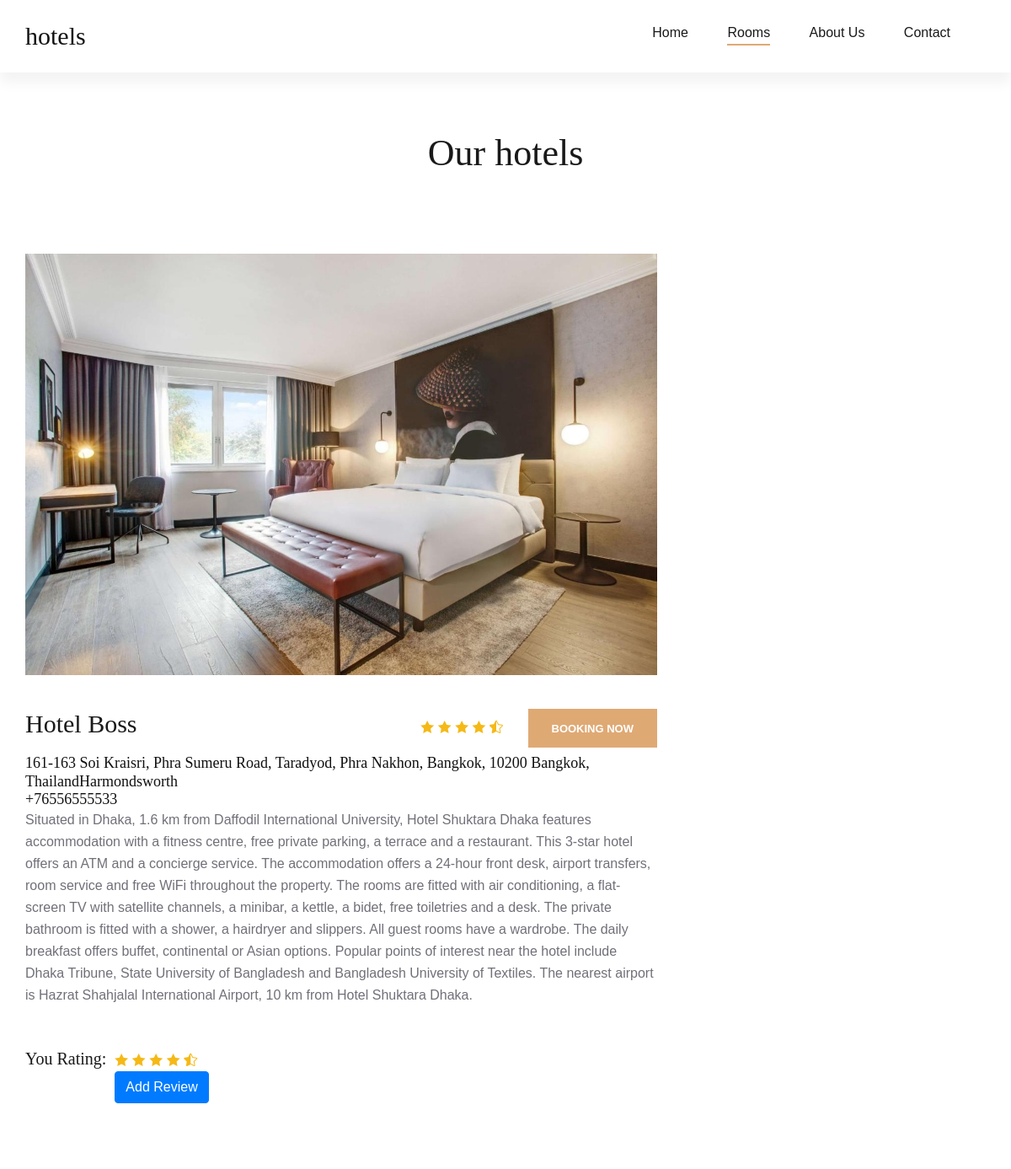
/hotel_pages/details/2/ (upper part), run on an earlier commit of the app's database.
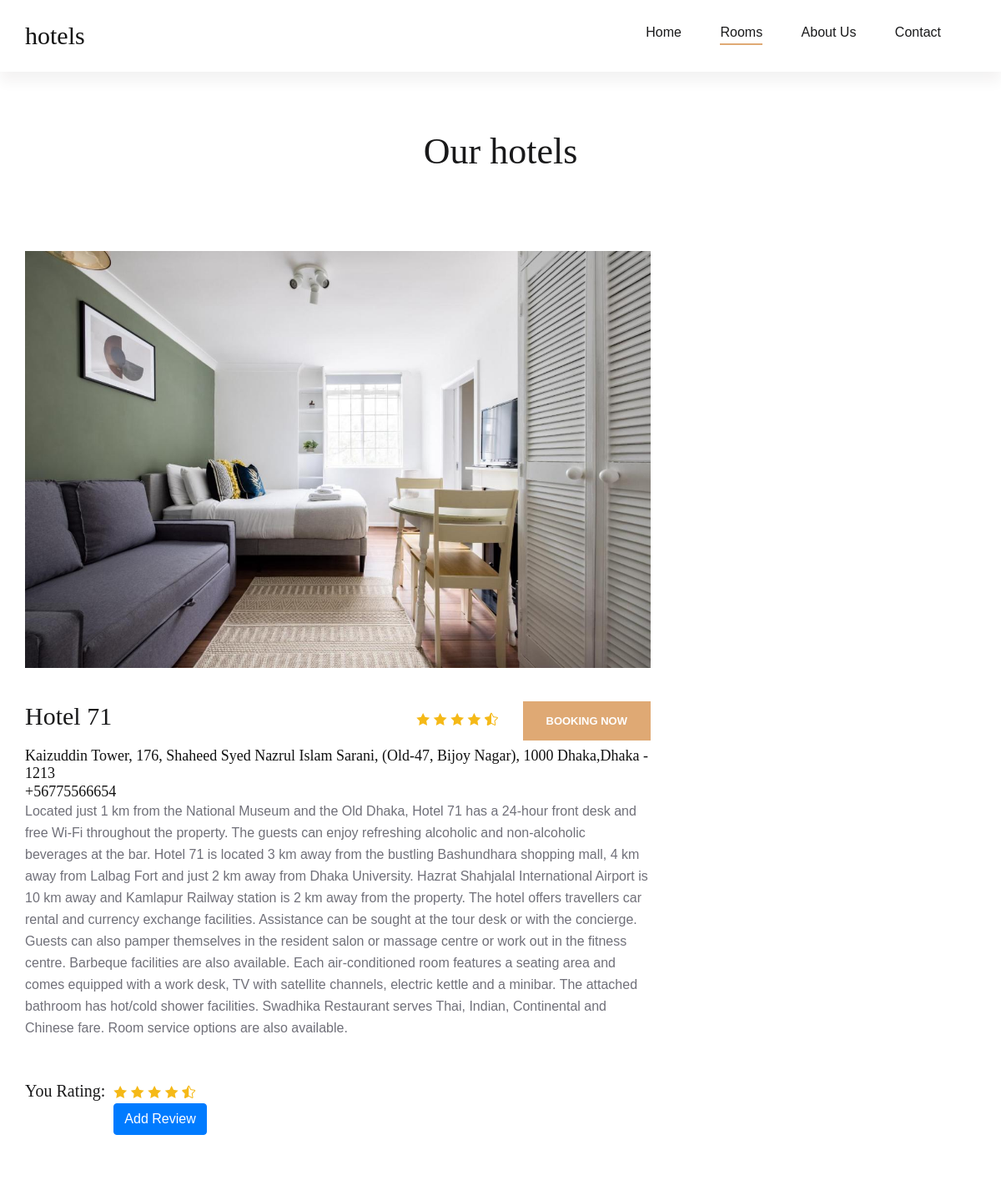
And on a later commit of the database.
### hotel_pages/models.py (models this page shows, shortened)
class Hotel(models.Model):
    Name = models.CharField(max_length=200)
    Address = models.CharField(max_length=200)
    City = models.CharField(max_length=200)
    Country = models.CharField(max_length=200)
    PhoneNumber = models.CharField(max_length=12)
    description = models.TextField()
    image = models.ImageField(upload_to='hotel/images/')
    url = models.URLField(blank=True)

### hotel_pages/views.py (the view)
# urls.py: path('details/<int:hotel_id>/', views.details, name='details'),
def details(request, hotel_id):
    hotel_details = get_object_or_404(Hotel, pk=hotel_id)
    reviews = Review.objects.filter(hotel=hotel_details)
    return render(request, 'hotel_pages/details.html', {'Hotel': hotel_details, 'reviews': reviews})

### hotel_pages/templates/hotel_pages/details.html (shortened to what this page needs)
{% load static %}
<!DOCTYPE html>
<html lang="zxx">
  <head>
    <link rel="stylesheet" href=" {% static "css/bootstrap.min.css" %}"
    type="text/css" /> <link rel="stylesheet" href=" {% static
    "css/font-awesome.min.css" %}" type="text/css" /> <link rel="stylesheet"
    href=" {% static "css/elegant-icons.css" %}" type="text/css" /> <link
    rel="stylesheet" href="{% static "css/flaticon.css" %}" type="text/css" />
    <link rel="stylesheet" href=" {% static "css/owl.carousel.min.css" %}"
    type="text/css" /> <link rel="stylesheet" href=" {% static
    "css/nice-select.css" %}" type="text/css" /> <link rel="stylesheet" href="
    {% static "css/jquery-ui.min.css" %}" type="text/css" /> <link
    rel="stylesheet" href=" {% static "css/magnific-popup.css" %}"
    type="text/css" /> <link rel="stylesheet" href=" {% static
    "css/slicknav.min.css" %}" type="text/css" /> <link rel="stylesheet" href="
    {% static "css/style.css" %}" type="text/css" />
  </head>
  <body>
    <header class="header-section header-normal">
      <div class="menu-item">
        <div class="container">
          <div class="row">
            <div class="col-lg-2">
              <div class="logo">
                <a href="./index.html">
                  <h3>hotels </h3>
                </a>
              </div>
            </div>
            <div class="col-lg-10">
              <div class="nav-menu">
                <nav class="mainmenu">
                  <ul>
                    <li><a href=" {% static "./index.html" %}">Home</a></li>
                    <li class="active"><a href=" {% static "./rooms.html" %}">Rooms</a></li>
                    <li><a href=" {% static "./about-us.html" %}">About Us</a></li>
                    <li><a href=" {% static "./contact.html" %}">Contact</a></li>
                  </ul>
                </nav>
              </div>
            </div>
          </div>
        </div>
      </div>
    </header>
    <div class="breadcrumb-section">
      <div class="container">
        <div class="row">
          <div class="col-lg-12">
            <div class="breadcrumb-text">
              <h2>Our hotels</h2>
            </div>
          </div>
        </div>
      </div>
    </div>
    <section class="room-details-section spad">
      <div class="container">
        <div class="row">
          <div class="col-lg-8">
            <div class="room-details-item">
              <img src=" {{Hotel.image.url}}" alt="" />
              <div class="rd-text">
                <div class="rd-title">
                  <h3>{{Hotel.Name}}</h3>
                  <div class="rdt-right">
                    <div class="rating">
                      <i class="icon_star"></i>
                      <i class="icon_star"></i>
                      <i class="icon_star"></i>
                      <i class="icon_star"></i>
                      <i class="icon_star-half_alt"></i>
                    </div>
                    <a href="#">Booking Now</a>
                  </div>
                </div>
                <h5>{{Hotel.Address}}{{Hotel.City}}</h5>
                <h5>{{Hotel.PhoneNumber}}</h5>
                <p class="f-para">
                  {{Hotel.description}}
                </p>
              </div>
            </div>
            <div class="review-add">
              <form action="#" class="ra-form">
                <div class="row">
                  <div class="col-lg-12">
                    <div>
                      <h5>You Rating:</h5>
                      <div class="rating">
                        <i class="icon_star"></i>
                        <i class="icon_star"></i>
                        <i class="icon_star"></i>
                        <i class="icon_star"></i>
                        <i class="icon_star-half_alt"></i>
                      </div>
                    </div>
                    <a href="{% url 'create_review' Hotel.id %}" class='btn btn-primary'>Add Review </a>
                  </div>
                </div>
              </form>
            </div>
          </div>
        </div>
      </div>
    </section>
  </body>
</html>

### static/css/style.css (style rules this page uses)
html, body { height: 100%; font-family: "Cabin", sans-serif; -webkit-font-smoothing: antialiased; font-smoothing: antialiased; }
h1, h2, h3, h4, h5, h6 { margin: 0; color: #111111; font-weight: 400; font-family: "Lora", serif; }
h2 { font-size: 36px; }
h3 { font-size: 30px; }
h5 { font-size: 18px; }
p { font-size: 16px; font-family: "Cabin", sans-serif; color: #6b6b6b; font-weight: 400; line-height: 26px; margin: 0 0 15px 0; }
img { max-width: 100%; }
ul, ol { padding: 0; margin: 0; }
.spad { padding-top: 100px; padding-bottom: 100px; }
.header-section.header-normal .menu-item { -webkit-box-shadow: 0px 12px 15px rgba(36, 11, 12, 0.05); box-shadow: 0px 12px 15px rgba(36, 11, 12, 0.05); }
.menu-item { position: relative; z-index: 9; }
.menu-item .logo { padding: 25px 0; }
.menu-item .logo a { display: inline-block; }
.menu-item .nav-menu { text-align: right; }
.menu-item .nav-menu .mainmenu { display: inline-block; }
.menu-item .nav-menu .mainmenu li { list-style: none; display: inline-block; position: relative; z-index: 1; }
.menu-item .nav-menu .mainmenu li.active a:after { opacity: 1; }
.menu-item .nav-menu .mainmenu li a { font-size: 16px; color: #19191a; margin-right: 42px; font-weight: 500; display: inline-block; padding: 27px 0; position: relative; -webkit-transition: all 0.3s; -o-transition: all 0.3s; transition: all 0.3s; }
.menu-item .nav-menu .mainmenu li a:after { position: absolute; left: 0; top: 52px; width: 100%; height: 2px; background: #dfa974; content: ""; opacity: 0; -webkit-transition: all 0.3s; -o-transition: all 0.3s; transition: all 0.3s; }
.breadcrumb-section { padding-top: 70px; padding-bottom: 80px; }
.breadcrumb-text { text-align: center; }
.breadcrumb-text h2 { font-size: 44px; color: #19191a; margin-bottom: 12px; }
.room-details-section { padding-top: 0; padding-bottom: 80px; }
.room-details-item { margin-bottom: 50px; }
.room-details-item img { margin-bottom: 40px; }
.room-details-item .rd-text .rd-title { overflow: hidden; margin-bottom: 8px; }
.room-details-item .rd-text .rd-title h3 { color: #19191a; float: left; }
.room-details-item .rd-text .rd-title .rdt-right { float: right; text-align: right; }
.room-details-item .rd-text .rd-title .rdt-right .rating { display: inline-block; margin-right: 25px; margin-bottom: 10px; }
.room-details-item .rd-text .rd-title .rdt-right .rating i { color: #f5b917; }
.room-details-item .rd-text .rd-title .rdt-right a { display: inline-block; color: #ffffff; font-size: 13px; text-transform: uppercase; font-weight: 700; background: #dfa974; padding: 14px 28px 13px; }
.room-details-item .rd-text p { color: #707079; }
.room-details-item .rd-text p.f-para { margin-bottom: 22px; }
.review-add .ra-form h5 { font-size: 20px; color: #19191a; margin-bottom: 24px; float: left; margin-right: 10px; }
.review-add .ra-form .rating { padding-top: 3px; display: inline-block; }
.review-add .ra-form .rating i { color: #f5b917; font-size: 16px; }
@media only screen and (min-width: 1200px) { .container { max-width: 1170px; } }

What changed in the data, as far as the page shows it:
changed Hotel: image: a different picture; Name "Hotel Boss" → "Hotel 71"; Address "161-163 Soi Kraisri, Phra Sumeru Road, Taradyod, Phra Nakhon, Bangkok, 10200 Bangkok, Thailand" → "Kaizuddin Tower, 176, Shaheed Syed Nazrul Islam Sarani, (Old-47, Bijoy Nagar), 1000 Dhaka,"; City "Harmondsworth" → "Dhaka - 1213"; PhoneNumber "+76556555533" → "+56775566654"; description "Situated in Dhaka, 1.6 km from Daffodil International University, Hotel Shuktara Dhaka features accommodation with a fitness centre, free private parking, a terrace and a restaurant. This 3-star hotel offers an ATM and a concierge service. The accommodation offers a 24-hour front desk, airport transfers, room service and free WiFi throughout the property. The rooms are fitted with air conditioning, a flat-screen TV with satellite channels, a minibar, a kettle, a bidet, free toiletries and a desk. The private bathroom is fitted with a shower, a hairdryer and slippers. All guest rooms have a wardrobe. The daily breakfast offers buffet, continental or Asian options. Popular points of interest…" → "Located just 1 km from the National Museum and the Old Dhaka, Hotel 71 has a 24-hour front desk and free Wi-Fi throughout the property. The guests can enjoy refreshing alcoholic and non-alcoholic beverages at the bar. Hotel 71 is located 3 km away from the bustling Bashundhara shopping mall, 4 km away from Lalbag Fort and just 2 km away from Dhaka University. Hazrat Shahjalal International Airport is 10 km away and Kamlapur Railway station is 2 km away from the property. The hotel offers travellers car rental and currency exchange facilities. Assistance can be sought at the tour desk or with the concierge. Guests can also pamper themselves in the resident salon or massage centre or work out…"
